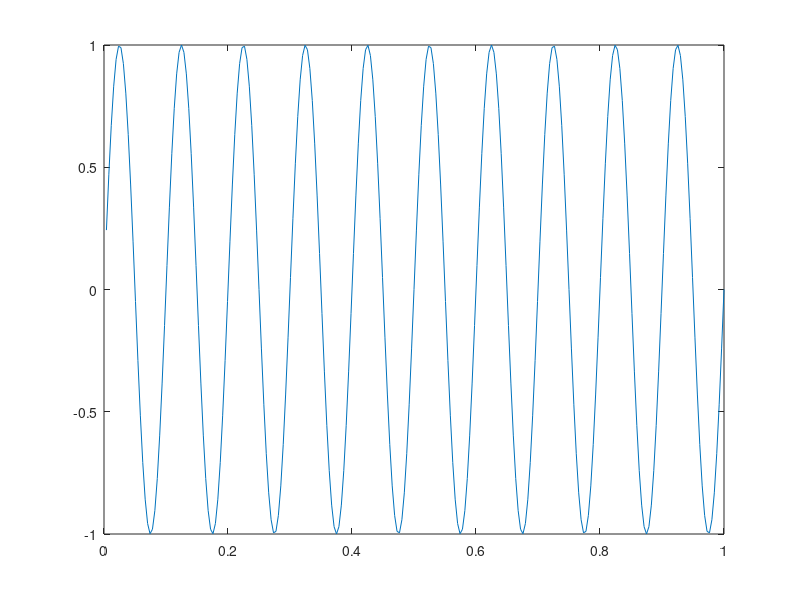
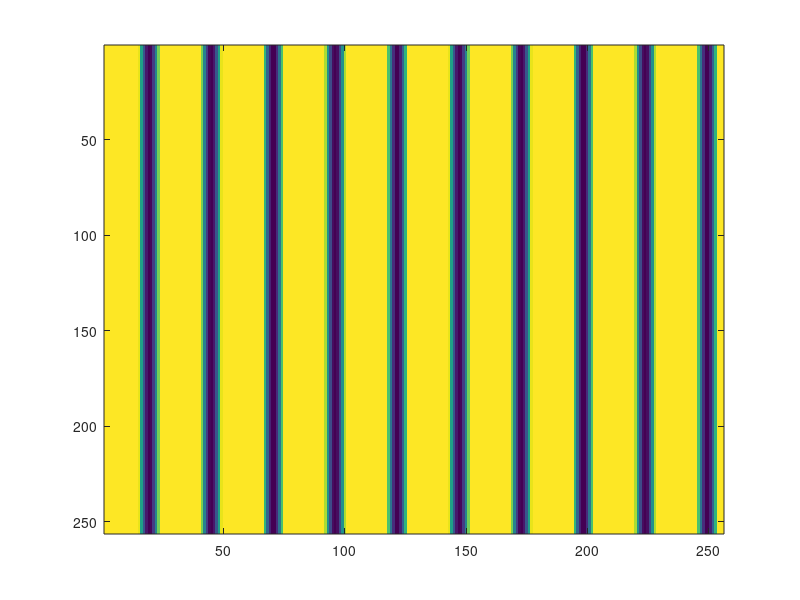

The MATLAB script that drew these images, in order: (Note: this script raises an error after producing the figures.)
% hw0_1.m
Fs = 256;
t = (1:256)/Fs;
s=sin(2*pi*10*t);
figure(1);
plot(t,s);
w=ones(256,1)*s;
figure(2);
image((w+1)*256/2);
truesize;
colormap(gray(256));



